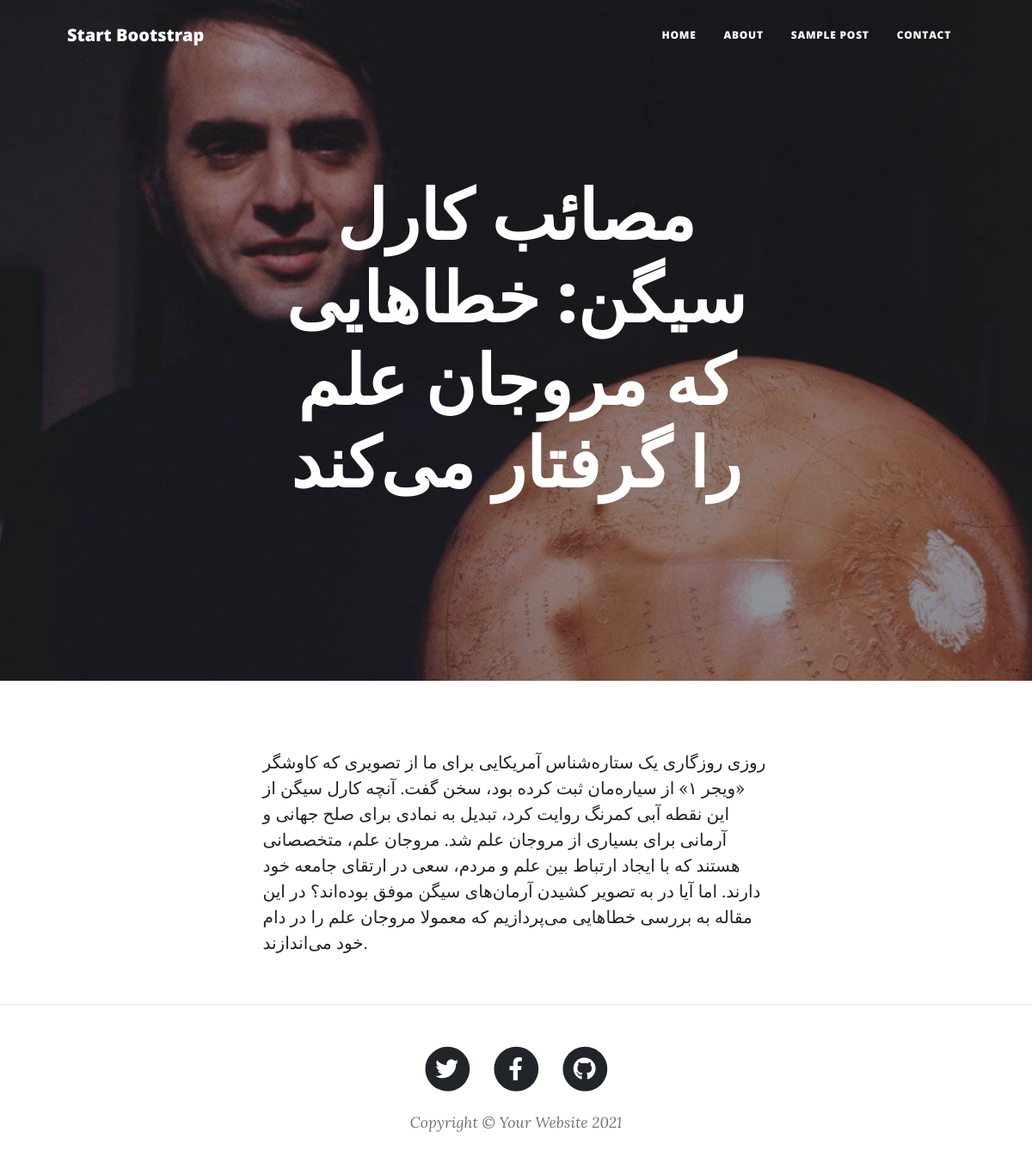
Page /article/error on the committed database.
### blog/models.py (models this page shows, shortened)
class Article(models.Model):
	STATUS_CHOICES = (
		('d', 'پیش نویس'),
		('p', 'منتشر شده'),
	)
	title = models.CharField(max_length=200, verbose_name="عنوان مقاله")
	slug = models.SlugField(max_length=100, unique=True, verbose_name="آدرس مقاله")
	description = models.TextField(verbose_name="محتوا")
	thumbnail = models.ImageField(upload_to="image", verbose_name="تصویر مقاله")
	publish = models.DateTimeField(default=timezone.now, verbose_name="زمان انتشار")
	created = models.DateTimeField(auto_now_add=True)
	updated = models.DateTimeField(auto_now=True)
	status = models.CharField(max_length=1, choices= STATUS_CHOICES, verbose_name="وضعیت")
	class Meta:
		verbose_name = "مقاله"
		verbose_name_plural = "مقالات"
	def jpublish(self):
		return jalali_converter(self.publish)
	jpublish.short_description = "زمان انتشار"

### blog/views.py (the view)
# urls.py: path('article/<slug:slug>', detail, name = "detail"),
def detail(request, slug):
	context = {
		"article": get_object_or_404(Article, slug=slug, status='p')
	}
	return render(request, "blog/detail.html", context)

### blog/templates/blog/detail.html (shortened to what this page needs)
{% extends 'blog/base.html' %}
{% block main %}
        <header class="masthead" style="background-image: url('{{article.thumbnail.url}}')">
            <div class="container position-relative px-4 px-lg-5">
                <div class="row gx-4 gx-lg-5 justify-content-center">
                    <div class="col-md-10 col-lg-8 col-xl-7">
                        <div class="site-heading">
                            <h1>{{article.title}}</h1>
                        </div>
                    </div>
                </div>
            </div>
        </header>
        <article class="mb-4">
            <div class="container px-4 px-lg-5">
                <div class="row gx-4 gx-lg-5 justify-content-center">
                    <div class="col-md-10 col-lg-8 col-xl-7">
                        {{article.description|linebreaks}}
                    </div>
                </div>
            </div>
        </article>
{% endblock %}

### rows in the picture
Article: thumbnail (picture), title "مصائب کارل سیگن: خطاهایی که مروجان علم را گرفتار می‌کند", description "روزی روزگاری یک ستاره‌شناس آمریکایی برای ما از تصویری که کاوشگر «ویجر ۱» از سیاره‌مان ثبت کرده‌ بود، سخن گفت. آنچه کارل سیگن از این نقطه آبی کمرنگ روایت کرد، تبدیل به نمادی برای صلح جهانی و آرمانی برای بسیاری از مروجان علم شد. مروجان علم، متخصصانی هستند که با ایجاد ارتباط بین علم و مردم، سعی در ارتقای جامعه خود دارند. اما آیا در به تصویر کشیدن آرمان‌های سیگن موفق بوده‌اند؟ در این مقاله به بررسی خطاهایی می‌پردازیم که معمولا مروجان علم را در دام خود می‌اندازند."
